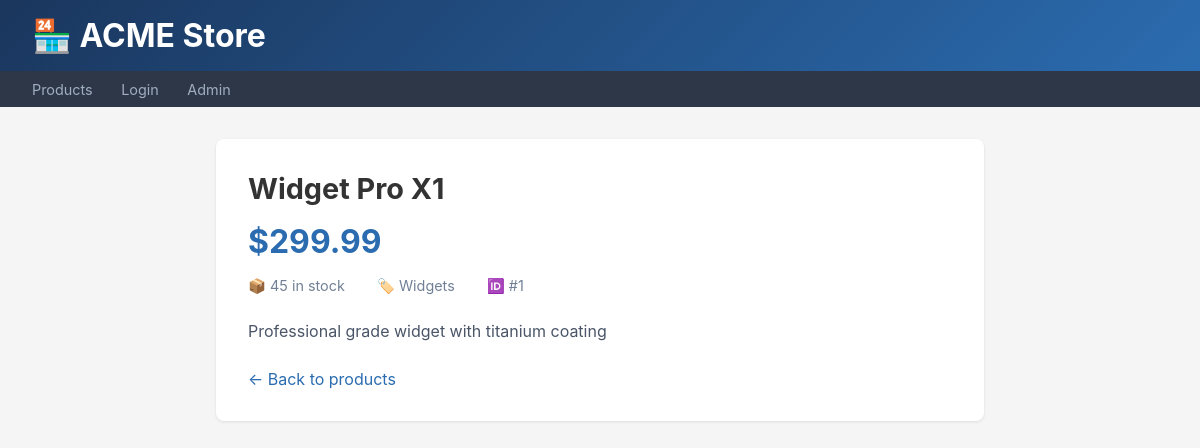
The page /product.php on the database its author committed.
### tables this page shows
CREATE TABLE products (
    id INT AUTO_INCREMENT PRIMARY KEY,
    name VARCHAR(200) NOT NULL,
    description TEXT,
    price DECIMAL(10,2) NOT NULL,
    category VARCHAR(50),
    stock INT DEFAULT 0,
    image VARCHAR(200),
    created_at TIMESTAMP DEFAULT CURRENT_TIMESTAMP
);

### html/product.php (the view, shortened to what this page needs)
<?php
$host = getenv('MYSQL_HOST') ?: 'acme-mysql';
$user = getenv('MYSQL_USER') ?: 'acme_app';
$pass = getenv('MYSQL_PASSWORD') ?: 'AcmeDB#P@ss!2024';
$db   = getenv('MYSQL_DATABASE') ?: 'acme';
$conn = new mysqli($host, $user, $pass, $db);
$id = $_GET['id'] ?? '1';
$sql = "SELECT * FROM products WHERE id = $id";
$result = $conn->query($sql);
$product = $result ? $result->fetch_assoc() : null;
?>
<!DOCTYPE html>
<html lang="en">
<head>
</head>
<body>
    <header><h1>🏪 ACME Store</h1></header>
    <nav>
        <a href="index.php">Products</a>
        <a href="login.php">Login</a>
        <a href="admin.php">Admin</a>
    </nav>
    <div class="container">
        <?php if ($product): ?>
        <div class="product">
            <h1><?= htmlspecialchars($product['name']) ?></h1>
            <div class="price">$<?= number_format($product['price'], 2) ?></div>
            <div class="meta">
                <span>📦 <?= $product['stock'] ?> in stock</span>
                <span>🏷️ <?= htmlspecialchars($product['category']) ?></span>
                <span>🆔 #<?= $product['id'] ?></span>
            </div>
            <div class="description"><?= nl2br(htmlspecialchars($product['description'])) ?></div>
            <a href="index.php" class="back">← Back to products</a>
        </div>
        <?php else: ?>
        <p>Product not found.</p>
        <?php endif; ?>
    </div>
</body>
</html>

### html/product.php (style rules this page uses)
* { margin:0; padding:0; box-sizing:border-box; }
body { font-family: -apple-system, BlinkMacSystemFont, 'Segoe UI', sans-serif; background: #f5f5f5; color: #333; }
header { background: linear-gradient(135deg, #1a365d, #2b6cb0); color: white; padding: 1rem 2rem; }
nav { background: #2d3748; padding: 0.5rem 2rem; }
nav a { color: #a0aec0; text-decoration: none; margin-right: 1.5rem; font-size: 0.9rem; }
.container { max-width: 800px; margin: 2rem auto; padding: 0 1rem; }
.product { background: white; border-radius: 8px; padding: 2rem; box-shadow: 0 1px 3px rgba(0,0,0,0.1); }
.product h1 { font-size: 1.8rem; margin-bottom: 1rem; }
.product .price { font-size: 2rem; color: #2b6cb0; font-weight: bold; margin-bottom: 1rem; }
.product .meta { display: flex; gap: 2rem; color: #718096; font-size: 0.9rem; margin-bottom: 1.5rem; }
.product .description { line-height: 1.6; color: #4a5568; }
.back { display: inline-block; margin-top: 1.5rem; color: #2b6cb0; text-decoration: none; }

### rows shown on the page
products: name "Widget Pro X1", price "299.99", stock "45", category "Widgets", id "1", description "Professional grade widget with titanium coating"
